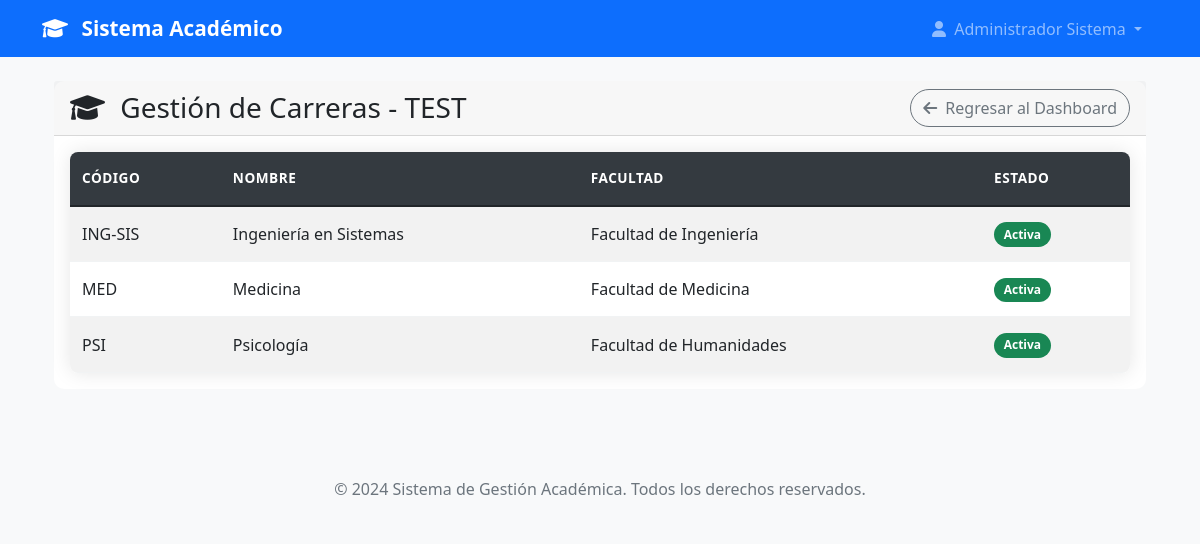
The page /admin/carreras/test (signed in) on the database as committed earlier.
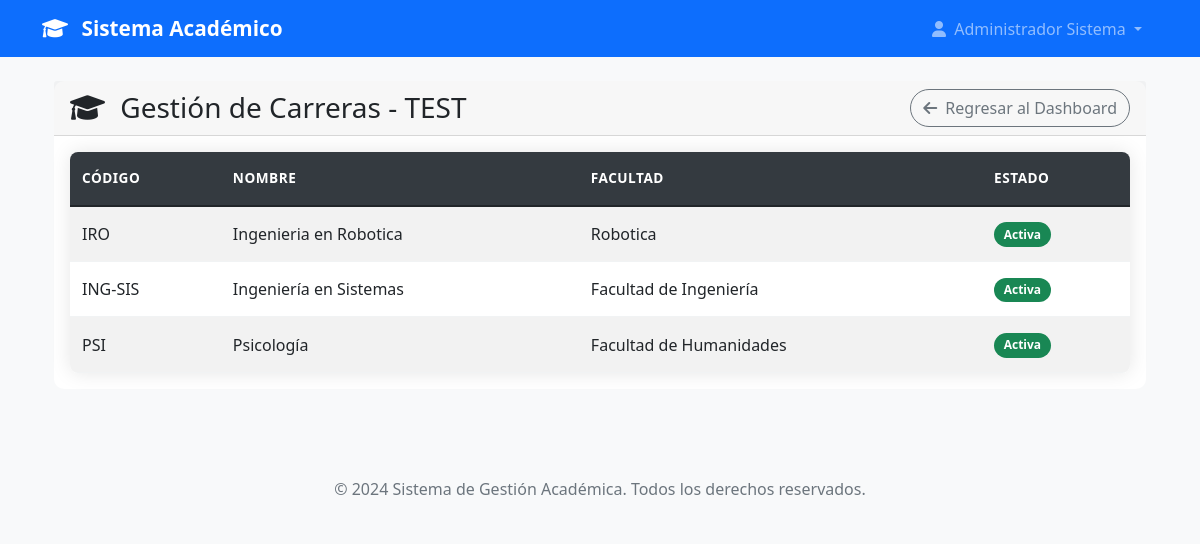
The same page on the database as committed later.
### models.py (models this page shows, shortened)
class Carrera(db.Model):
    id = db.Column(db.Integer, primary_key=True)
    nombre = db.Column(db.String(150), nullable=False, unique=True)
    codigo = db.Column(db.String(10), nullable=False, unique=True)  # Ej: "ING-SIS", "MED", etc.
    descripcion = db.Column(db.Text)
    facultad = db.Column(db.String(100))
    activa = db.Column(db.Boolean, default=True)
    fecha_creacion = db.Column(db.DateTime, default=datetime.utcnow)
    creada_por = db.Column(db.Integer, db.ForeignKey('user.id'), nullable=False)
    creador = db.relationship('User', foreign_keys=[creada_por], backref=db.backref('carreras_creadas', lazy=True))

### app.py (the view)
@app.route('/admin/carreras/test')
@login_required
def test_carreras():
    if not current_user.is_admin():
        flash('No tienes permisos para acceder a esta página.', 'error')
        return redirect(url_for('dashboard'))
    carreras = Carrera.query.filter_by(activa=True).order_by(Carrera.nombre).all()
    return render_template('admin/carreras_test.html', carreras=carreras)

### app.py (called while the page is built)
@login_manager.user_loader
def load_user(user_id):
    return User.query.get(int(user_id))

@app.context_processor
def inject_user_counts():
    if current_user.is_authenticated and current_user.is_admin():
        return dict(
            total_users=User.query.count(),
            total_admins=User.query.filter_by(rol='admin').count(),
            total_jefes=User.query.filter_by(rol='jefe_carrera').count(),
            total_profesores=User.query.filter(User.rol.in_(['profesor_completo', 'profesor_asignatura'])).count()
        )
    return dict()

### models.py (called while the page is built)
    def get_nombre_completo(self):
        return f"{self.nombre} {self.apellido}"

    def is_admin(self):
        return self.rol == 'admin'

### templates/admin/carreras_test.html (shortened to what this page needs)
{% extends "base.html" %}
{% block content %}
<div class="container-fluid">
    <div class="row">
        <div class="col-12">
            <div class="card">
                <div class="card-header d-flex justify-content-between align-items-center">
                    <h3 class="card-title mb-0">
                        <i class="fas fa-graduation-cap me-2"></i>
                        Gestión de Carreras - TEST
                    </h3>
                    <a href="{{ url_for('dashboard') }}" class="btn btn-outline-secondary">
                        <i class="fas fa-arrow-left me-1"></i>
                        Regresar al Dashboard
                    </a>
                </div>
                <div class="card-body">
                    {% if carreras %}
                        <div class="table-responsive">
                            <table class="table table-striped">
                                <thead>
                                    <tr>
                                        <th>Código</th>
                                        <th>Nombre</th>
                                        <th>Facultad</th>
                                        <th>Estado</th>
                                    </tr>
                                </thead>
                                <tbody>
                                    {% for carrera in carreras %}
                                    <tr>
                                        <td>{{ carrera.codigo }}</td>
                                        <td>{{ carrera.nombre }}</td>
                                        <td>{{ carrera.facultad or 'No especificada' }}</td>
                                        <td>
                                            {% if carrera.activa %}
                                                <span class="badge bg-success">Activa</span>
                                            {% else %}
                                                <span class="badge bg-danger">Inactiva</span>
                                            {% endif %}
                                        </td>
                                    </tr>
                                    {% endfor %}
                                </tbody>
                            </table>
                        </div>
                    {% else %}
                        <div class="alert alert-info text-center">
                            <h4>No hay carreras registradas</h4>
                            <p>Comience agregando la primera carrera al sistema</p>
                        </div>
                    {% endif %}
                </div>
            </div>
        </div>
    </div>
</div>
{% endblock %}

Rows that differ between the two databases and show on the page:
changed Carrera: codigo "MED" → "IRO"; nombre "Medicina" → "Ingenieria en Robotica"; facultad "Facultad de Medicina" → "Robotica"; moves up the list
